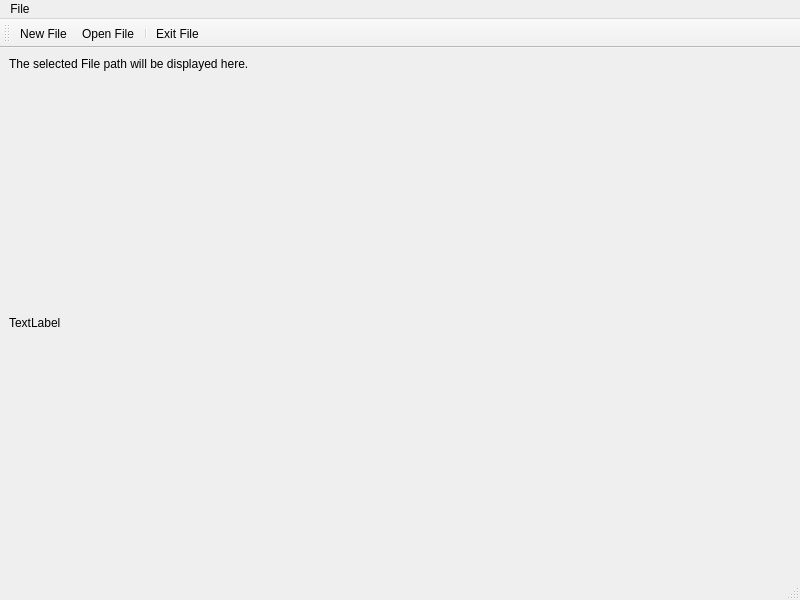
<?xml version="1.0" encoding="UTF-8"?>
<ui version="4.0">
 <class>MainWindow</class>
 <widget class="QMainWindow" name="MainWindow">
  <property name="geometry">
   <rect>
    <x>0</x>
    <y>0</y>
    <width>800</width>
    <height>600</height>
   </rect>
  </property>
  <property name="windowTitle">
   <string>MainWindow</string>
  </property>
  <widget class="QWidget" name="centralwidget">
   <layout class="QVBoxLayout" name="verticalLayout">
    <item>
     <widget class="QLabel" name="displaylabel">
      <property name="sizePolicy">
       <sizepolicy hsizetype="Fixed" vsizetype="Fixed">
        <horstretch>0</horstretch>
        <verstretch>0</verstretch>
       </sizepolicy>
      </property>
      <property name="text">
       <string>The selected File path will be displayed here.</string>
      </property>
     </widget>
    </item>
    <item>
     <widget class="QLabel" name="contentlabel">
      <property name="text">
       <string>TextLabel</string>
      </property>
     </widget>
    </item>
   </layout>
  </widget>
  <widget class="QMenuBar" name="menubar">
   <property name="geometry">
    <rect>
     <x>0</x>
     <y>0</y>
     <width>800</width>
     <height>22</height>
    </rect>
   </property>
   <widget class="QMenu" name="menuFile">
    <property name="title">
     <string>File</string>
    </property>
    <addaction name="actionNew_File"/>
    <addaction name="actionOpen_File"/>
    <addaction name="actionExit_File"/>
   </widget>
   <addaction name="menuFile"/>
  </widget>
  <widget class="QStatusBar" name="statusbar"/>
  <widget class="QToolBar" name="toolBar">
   <property name="windowTitle">
    <string>toolBar</string>
   </property>
   <attribute name="toolBarArea">
    <enum>TopToolBarArea</enum>
   </attribute>
   <attribute name="toolBarBreak">
    <bool>false</bool>
   </attribute>
   <addaction name="actionNew_File"/>
   <addaction name="actionOpen_File"/>
   <addaction name="separator"/>
   <addaction name="actionExit_File"/>
  </widget>
  <action name="actionNew_File">
   <property name="icon">
    <iconset resource="resourceimages.qrc">
     <normaloff>:/Images/images/newitem.png</normaloff>:/Images/images/newitem.png</iconset>
   </property>
   <property name="text">
    <string>New File</string>
   </property>
  </action>
  <action name="actionOpen_File">
   <property name="icon">
    <iconset resource="resourceimages.qrc">
     <normaloff>:/Images/images/open.png</normaloff>:/Images/images/open.png</iconset>
   </property>
   <property name="text">
    <string>Open File</string>
   </property>
  </action>
  <action name="actionExit_File">
   <property name="icon">
    <iconset resource="resourceimages.qrc">
     <normaloff>:/Images/images/close.jpg</normaloff>:/Images/images/close.jpg</iconset>
   </property>
   <property name="text">
    <string>Exit File</string>
   </property>
  </action>
 </widget>
 <resources>
  <include location="resourceimages.qrc"/>
 </resources>
 <connections/>
</ui>
